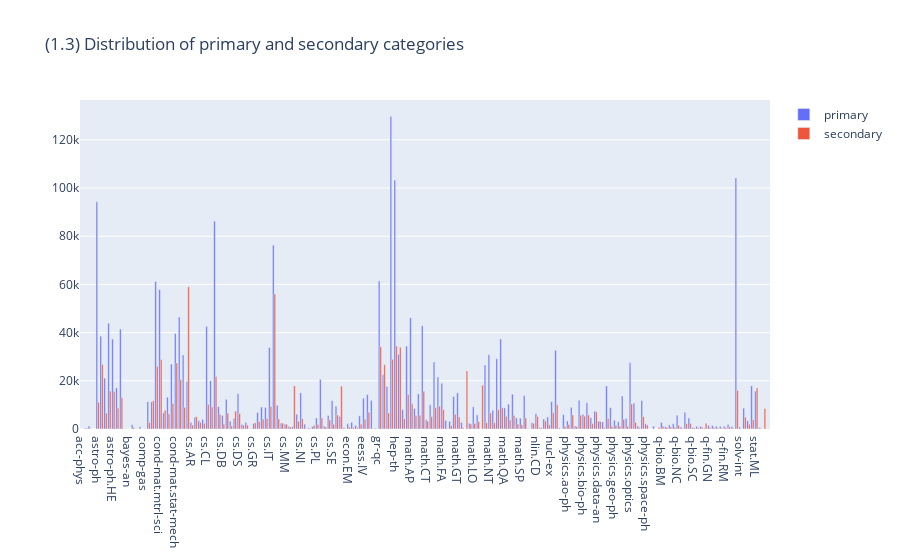

Notebook code for this chart:
### Code cell
# distribution of primary and secondary categories
fig = go.Figure(data=[go.Bar(x=unique_categories, y=[categories_primary_listed.count(cat) for cat in unique_categories], name='primary'),
                      go.Bar(x=unique_categories, y=[categories_secondary_listed.count(cat) for cat in unique_categories], name='secondary')])
fig.update_layout(title_text='(1.3) Distribution of primary and secondary categories')
fig.show()

### Figure 1 — Plotly figure (JSON) as saved in the notebook; plotly's stock layout.template omitted (floating-point values rounded to 4 significant figures; data arrays with more than 128 entries replaced by an {"elided": "..."} marker saying what was removed)
{"data": [{"name": "primary", "type": "bar", "x": {"elided": "176 str values"}, "y": {"elided": "176 int values"}}, {"name": "secondary", "type": "bar", "x": {"elided": "176 str values"}, "y": {"elided": "176 int values"}}], "layout": {"title": {"text": "(1.3) Distribution of primary and secondary categories"}}}
